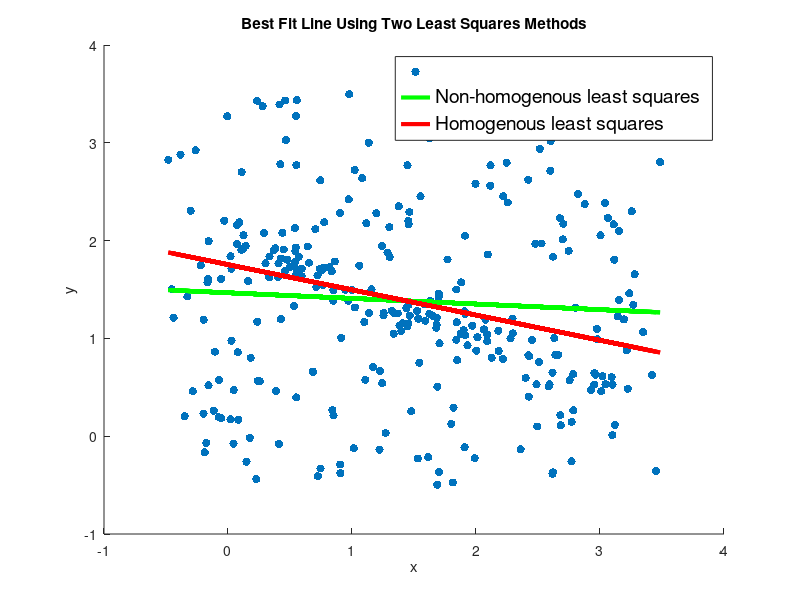

Write the MATLAB code that produced this figure.
function [q] = hw03()
% hw03 runs the code for h03
% usage:
%  q = hw03()
% where q is the number of questions answered
% 
%  assumes all required files for h03 exist in the same directory, the
%  script will expect them
%
%  the main function of this script is to demonstrate geometric projection
%  of images

format compact
close all
q = 3;

% a1
ld1 = importdata('line_data.txt');
ld2 = importdata('line_data_2.txt');
% replace 'ld2' for 'ld1' below to see results for ld1
x2 = ld2(:, 1);
y2 = ld2(:, 2);

figure
scatter(x2, y2, 'filled')
hold on

% y = mx + b
% y = (x 1) * (m ; b)
% (m ; b) = (x 1) \ y
U_nh = [x2, ones(length(x2), 1)];
mb_nh = U_nh\y2;
y_nh = mb_nh(1) * x2 + mb_nh(2);
plot(x2, y_nh, 'green', 'LineWidth', 3);
title('Best Fit Line Using Two Least Squares Methods');
xlabel('x');
ylabel('y');

% U * n = 0
% U (x - x_bar, y - y_bar)
% Y = U' * U
% [vec, val] = eig(Y)
% (a ; b) = vec(1)
% d = a * x_bar + b * y_bar
% ax + by = d
% y = -ax/b + d/b
A = [x2 - mean(x2), y2 - mean(y2)];
AtA = A' * A;
[e_vec, e_val] = eig(AtA);
e_val
e_vec
a = e_vec(1,1);
b = e_vec(2,1);
d = a*mean(x2) + b*mean(y2);
y_n = -(a/b) * x2 + (d/b);
plot(x2, y_n, 'r', 'LineWidth', 3);
legend('', 'Non-homogenous least squares', 'Homogenous least squares', 'FontSize', 14)

% report results
fprintf("Non-homogenous least squares slope: %f\n", mb_nh(1));
fprintf("Non-homogenous least squares intercept: %f\n", mb_nh(2));
nh_resid_vert = y2 - y_nh;
nh_rmse_vert = sqrt(mean(nh_resid_vert.^2));
fprintf("Non-homogenous least squares RMSE for vertical distance: %f\n", nh_rmse_vert);
% ax + bx = d
% y = mx + b
% mx - y = -b
% a = m, b = -1, d = -b
% norm_ab = sqrt(a^2 + b^2) = sqrt(m^2 + 1)
% a_hat = m/norm_ab
% b_hat = -1/norm_ab
% d = -b/norm_ab
% a_hat*x + b_hat*x - d = 0
% norm_ab = sqrt(mb_nh(1)^2 + 1)
% a_nh = mb_nh(1)/norm_ab
% b_nh = -1/norm_ab
% d_nh = b/norm_ab
% distances = abs(a_nh*x2 - b_nh*y2 + d_nh)/norm_ab;
% nh_rmse_perp = sqrt(mean(distances.^2))


distances_t = abs(mb_nh(1) * x2 - y2 + mb_nh(2))/sqrt(mb_nh(1)^2 + 1);
nh_rmse_perp_t = sqrt(mean(distances_t.^2));
fprintf("Non-homogenous least squares for RMSE perpendicular distance: %f\n", nh_rmse_perp_t);


fprintf("\n")

fprintf("Homogenous least squares slope: %f\n", -(a/b))
fprintf("Homogenous least squares intercept: %f\n", (d/b))
n_resid_vert = y2 - y_n;
n_rmse_vert = sqrt(mean(n_resid_vert.^2));
fprintf("Homogenous least squares RMSE for veritcal distance: %f\n", n_rmse_vert);
distances = abs(a*x2 + b*y2 - d)/sqrt(a^2 + b^2);
n_rmse_perp = sqrt(mean(distances.^2));
fprintf("Homogenous least squares RMSE for perpendicular distance: %f\n", n_rmse_perp);
saveas(gcf, 'a1.png')